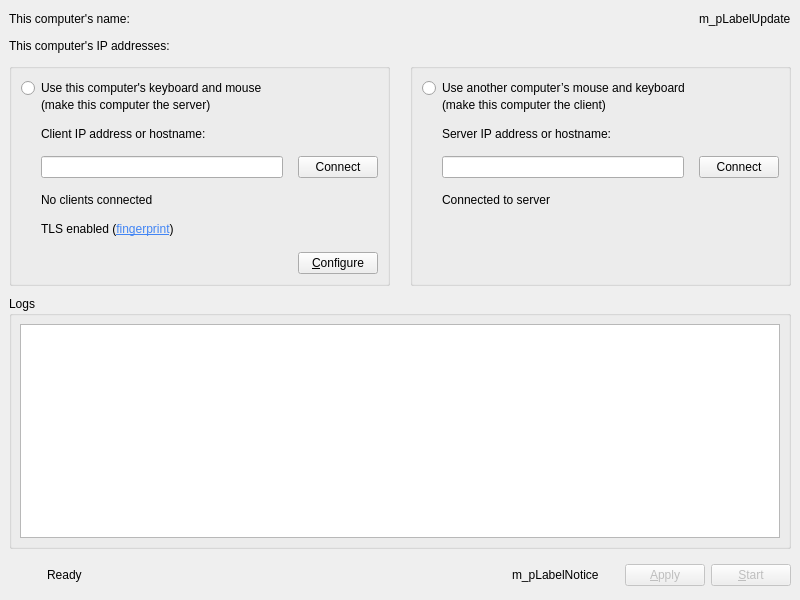
<?xml version="1.0" encoding="UTF-8"?>
<ui version="4.0">
 <class>MainWindow</class>
 <widget class="QMainWindow" name="MainWindow">
  <property name="geometry">
   <rect>
    <x>0</x>
    <y>0</y>
    <width>800</width>
    <height>600</height>
   </rect>
  </property>
  <property name="sizePolicy">
   <sizepolicy hsizetype="Fixed" vsizetype="Preferred">
    <horstretch>0</horstretch>
    <verstretch>0</verstretch>
   </sizepolicy>
  </property>
  <property name="minimumSize">
   <size>
    <width>750</width>
    <height>550</height>
   </size>
  </property>
  <property name="windowTitle">
   <string>Deskflow</string>
  </property>
  <widget class="QWidget" name="m_pWidgetTopLevel">
   <layout class="QVBoxLayout" name="verticalLayout_7">
    <property name="spacing">
     <number>10</number>
    </property>
    <item>
     <layout class="QHBoxLayout" name="m_layoutName">
      <item>
       <widget class="QLabel" name="m_pLabelComputerName">
        <property name="text">
         <string notr="true">This computer's name:</string>
        </property>
       </widget>
      </item>
      <item>
       <spacer name="m_pSpacerUpdate">
        <property name="orientation">
         <enum>Qt::Horizontal</enum>
        </property>
        <property name="sizeHint" stdset="0">
         <size>
          <width>20</width>
          <height>20</height>
         </size>
        </property>
       </spacer>
      </item>
      <item>
       <widget class="QLabel" name="m_pLabelUpdate">
        <property name="text">
         <string notr="true">m_pLabelUpdate</string>
        </property>
        <property name="openExternalLinks">
         <bool>true</bool>
        </property>
       </widget>
      </item>
     </layout>
    </item>
    <item>
     <widget class="QLabel" name="m_pLabelIpAddresses">
      <property name="toolTip">
       <string>&lt;html&gt;&lt;head/&gt;&lt;body&gt;&lt;p&gt;The highlighted IP is the one we think you should use. The server listens on all IPs, so the other IPs may work as well.&lt;/p&gt;&lt;/body&gt;&lt;/html&gt;</string>
      </property>
      <property name="text">
       <string notr="true">This computer's IP addresses:</string>
      </property>
     </widget>
    </item>
    <item>
     <widget class="QWidget" name="m_pWidgetModes" native="true">
      <property name="sizePolicy">
       <sizepolicy hsizetype="Preferred" vsizetype="Fixed">
        <horstretch>0</horstretch>
        <verstretch>0</verstretch>
       </sizepolicy>
      </property>
      <layout class="QHBoxLayout" name="horizontalLayout_8">
       <property name="spacing">
        <number>20</number>
       </property>
       <property name="leftMargin">
        <number>0</number>
       </property>
       <property name="topMargin">
        <number>0</number>
       </property>
       <property name="rightMargin">
        <number>0</number>
       </property>
       <property name="bottomMargin">
        <number>0</number>
       </property>
       <item>
        <widget class="QGroupBox" name="m_pGroupServer">
         <property name="sizePolicy">
          <sizepolicy hsizetype="Expanding" vsizetype="Preferred">
           <horstretch>0</horstretch>
           <verstretch>0</verstretch>
          </sizepolicy>
         </property>
         <layout class="QVBoxLayout" name="verticalLayout">
          <property name="spacing">
           <number>15</number>
          </property>
          <item alignment="Qt::AlignTop">
           <widget class="QWidget" name="m_pWidgetServerRadio" native="true">
            <property name="sizePolicy">
             <sizepolicy hsizetype="Preferred" vsizetype="Fixed">
              <horstretch>0</horstretch>
              <verstretch>0</verstretch>
             </sizepolicy>
            </property>
            <layout class="QVBoxLayout" name="verticalLayout_3">
             <property name="spacing">
              <number>0</number>
             </property>
             <property name="leftMargin">
              <number>0</number>
             </property>
             <property name="topMargin">
              <number>0</number>
             </property>
             <property name="rightMargin">
              <number>0</number>
             </property>
             <property name="bottomMargin">
              <number>0</number>
             </property>
             <item>
              <widget class="QRadioButton" name="m_pRadioGroupServer">
               <property name="text">
                <string>Use this computer's keyboard and mouse</string>
               </property>
              </widget>
             </item>
             <item>
              <widget class="QLabel" name="label">
               <property name="text">
                <string>(make this computer the server)</string>
               </property>
               <property name="indent">
                <number>20</number>
               </property>
              </widget>
             </item>
            </layout>
           </widget>
          </item>
          <item alignment="Qt::AlignTop">
           <widget class="QWidget" name="m_pWidgetServer" native="true">
            <layout class="QVBoxLayout" name="m_pLayoutServer">
             <property name="spacing">
              <number>15</number>
             </property>
             <property name="leftMargin">
              <number>0</number>
             </property>
             <property name="topMargin">
              <number>0</number>
             </property>
             <property name="rightMargin">
              <number>0</number>
             </property>
             <property name="bottomMargin">
              <number>0</number>
             </property>
             <item>
              <widget class="QWidget" name="m_pWidgetServerInput" native="true">
               <layout class="QVBoxLayout" name="m_pLayoutServerInverse">
                <property name="spacing">
                 <number>15</number>
                </property>
                <property name="leftMargin">
                 <number>0</number>
                </property>
                <property name="topMargin">
                 <number>0</number>
                </property>
                <property name="rightMargin">
                 <number>0</number>
                </property>
                <property name="bottomMargin">
                 <number>0</number>
                </property>
                <item>
                 <widget class="QLabel" name="m_pLabelClientIp">
                  <property name="text">
                   <string>Client IP address or hostname:</string>
                  </property>
                  <property name="indent">
                   <number>20</number>
                  </property>
                 </widget>
                </item>
                <item>
                 <layout class="QHBoxLayout" name="horizontalLayout_3">
                  <property name="leftMargin">
                   <number>20</number>
                  </property>
                  <item>
                   <widget class="QLineEdit" name="lineClientIp"/>
                  </item>
                  <item>
                   <widget class="QPushButton" name="btnConnectToClient">
                    <property name="text">
                     <string>Connect</string>
                    </property>
                   </widget>
                  </item>
                 </layout>
                </item>
               </layout>
              </widget>
             </item>
             <item>
              <widget class="deskflow::gui::widgets::ServerStateLabel" name="m_pLabelServerState">
               <property name="text">
                <string>No clients connected</string>
               </property>
               <property name="indent">
                <number>20</number>
               </property>
              </widget>
             </item>
             <item>
              <widget class="QLabel" name="m_pLabelFingerprint">
               <property name="text">
                <string>&lt;html&gt;&lt;head/&gt;&lt;body&gt;&lt;p&gt;TLS enabled (&lt;a href=&quot;#&quot;&gt;&lt;span style=&quot; text-decoration: underline; color:#4285f4;&quot;&gt;fingerprint&lt;/span&gt;&lt;/a&gt;)&lt;/p&gt;&lt;/body&gt;&lt;/html&gt;</string>
               </property>
               <property name="textFormat">
                <enum>Qt::RichText</enum>
               </property>
               <property name="indent">
                <number>20</number>
               </property>
              </widget>
             </item>
             <item>
              <spacer name="verticalSpacer_2">
               <property name="orientation">
                <enum>Qt::Vertical</enum>
               </property>
               <property name="sizeHint" stdset="0">
                <size>
                 <width>20</width>
                 <height>1</height>
                </size>
               </property>
              </spacer>
             </item>
             <item>
              <layout class="QHBoxLayout" name="horizontalLayout_4">
               <item>
                <spacer name="spacer_2">
                 <property name="orientation">
                  <enum>Qt::Horizontal</enum>
                 </property>
                 <property name="sizeHint" stdset="0">
                  <size>
                   <width>20</width>
                   <height>20</height>
                  </size>
                 </property>
                </spacer>
               </item>
               <item>
                <widget class="QPushButton" name="btnConfigureServer">
                 <property name="text">
                  <string>&amp;Configure</string>
                 </property>
                </widget>
               </item>
              </layout>
             </item>
            </layout>
           </widget>
          </item>
         </layout>
        </widget>
       </item>
       <item>
        <widget class="QGroupBox" name="m_pGroupClient">
         <property name="sizePolicy">
          <sizepolicy hsizetype="Expanding" vsizetype="Preferred">
           <horstretch>0</horstretch>
           <verstretch>0</verstretch>
          </sizepolicy>
         </property>
         <layout class="QVBoxLayout" name="verticalLayout_5">
          <property name="spacing">
           <number>15</number>
          </property>
          <item alignment="Qt::AlignTop">
           <widget class="QWidget" name="m_pWidgetClientRadio" native="true">
            <property name="sizePolicy">
             <sizepolicy hsizetype="Preferred" vsizetype="Fixed">
              <horstretch>0</horstretch>
              <verstretch>0</verstretch>
             </sizepolicy>
            </property>
            <layout class="QVBoxLayout" name="verticalLayout_6">
             <property name="spacing">
              <number>0</number>
             </property>
             <property name="leftMargin">
              <number>0</number>
             </property>
             <property name="topMargin">
              <number>0</number>
             </property>
             <property name="rightMargin">
              <number>0</number>
             </property>
             <property name="bottomMargin">
              <number>0</number>
             </property>
             <item>
              <widget class="QRadioButton" name="m_pRadioGroupClient">
               <property name="text">
                <string>Use another computer’s mouse and keyboard</string>
               </property>
              </widget>
             </item>
             <item>
              <widget class="QLabel" name="label_2">
               <property name="text">
                <string>(make this computer the client)</string>
               </property>
               <property name="indent">
                <number>20</number>
               </property>
              </widget>
             </item>
            </layout>
           </widget>
          </item>
          <item alignment="Qt::AlignTop">
           <widget class="QWidget" name="m_pWidgetClientInput" native="true">
            <layout class="QVBoxLayout" name="m_pLayoutClient">
             <property name="spacing">
              <number>15</number>
             </property>
             <property name="leftMargin">
              <number>0</number>
             </property>
             <property name="topMargin">
              <number>0</number>
             </property>
             <property name="rightMargin">
              <number>0</number>
             </property>
             <property name="bottomMargin">
              <number>0</number>
             </property>
             <item>
              <widget class="QLabel" name="m_pLabelServerName">
               <property name="text">
                <string>Server IP address or hostname:</string>
               </property>
               <property name="indent">
                <number>20</number>
               </property>
              </widget>
             </item>
             <item>
              <layout class="QHBoxLayout" name="horizontalLayout_2">
               <property name="leftMargin">
                <number>20</number>
               </property>
               <item>
                <widget class="QLineEdit" name="lineHostname">
                 <property name="minimumSize">
                  <size>
                   <width>0</width>
                   <height>0</height>
                  </size>
                 </property>
                 <property name="toolTip">
                  <string>Hostname or IP address of the server computer.</string>
                 </property>
                </widget>
               </item>
               <item>
                <widget class="QPushButton" name="btnConnect">
                 <property name="text">
                  <string>Connect</string>
                 </property>
                </widget>
               </item>
              </layout>
             </item>
             <item>
              <widget class="deskflow::gui::widgets::ClientStateLabel" name="m_pLabelClientState">
               <property name="text">
                <string>Connected to server</string>
               </property>
               <property name="indent">
                <number>20</number>
               </property>
              </widget>
             </item>
            </layout>
           </widget>
          </item>
          <item>
           <spacer name="verticalSpacer">
            <property name="orientation">
             <enum>Qt::Vertical</enum>
            </property>
            <property name="sizeHint" stdset="0">
             <size>
              <width>20</width>
              <height>1</height>
             </size>
            </property>
           </spacer>
          </item>
         </layout>
        </widget>
       </item>
      </layout>
     </widget>
    </item>
    <item>
     <widget class="QGroupBox" name="m_pGroupLog">
      <property name="minimumSize">
       <size>
        <width>0</width>
        <height>0</height>
       </size>
      </property>
      <property name="title">
       <string>Logs</string>
      </property>
      <layout class="QVBoxLayout" name="verticalLayout_4">
       <property name="leftMargin">
        <number>8</number>
       </property>
       <property name="topMargin">
        <number>8</number>
       </property>
       <property name="rightMargin">
        <number>8</number>
       </property>
       <property name="bottomMargin">
        <number>8</number>
       </property>
       <item>
        <widget class="QPlainTextEdit" name="m_pLogOutput">
         <property name="sizePolicy">
          <sizepolicy hsizetype="Expanding" vsizetype="Expanding">
           <horstretch>0</horstretch>
           <verstretch>0</verstretch>
          </sizepolicy>
         </property>
         <property name="font">
          <font>
           <family>Courier</family>
           <kerning>true</kerning>
          </font>
         </property>
         <property name="undoRedoEnabled">
          <bool>false</bool>
         </property>
         <property name="lineWrapMode">
          <enum>QPlainTextEdit::NoWrap</enum>
         </property>
         <property name="readOnly">
          <bool>true</bool>
         </property>
         <property name="maximumBlockCount">
          <number>10000</number>
         </property>
        </widget>
       </item>
      </layout>
     </widget>
    </item>
    <item>
     <layout class="QHBoxLayout" name="m_pLayoutActions">
      <property name="spacing">
       <number>6</number>
      </property>
      <property name="sizeConstraint">
       <enum>QLayout::SetDefaultConstraint</enum>
      </property>
      <item>
       <widget class="QLabel" name="m_pLabelPadlock">
        <property name="enabled">
         <bool>true</bool>
        </property>
        <property name="text">
         <string/>
        </property>
        <property name="pixmap">
         <pixmap resource="../../../../res/gui/deskflow.qrc">:/icons/64x64/padlock.png</pixmap>
        </property>
        <property name="minimumSize">
         <size>
          <width>32</width>
          <height>32</height>
         </size>
        </property>
        <property name="maximumSize">
         <size>
          <width>32</width>
          <height>32</height>
         </size>
        </property>
        <property name="scaledContents">
         <bool>true</bool>
        </property>
      </widget>
      </item>
      <item>
       <widget class="QLabel" name="m_pStatusLabel">
        <property name="text">
         <string>Ready</string>
        </property>
       </widget>
      </item>
      <item>
       <spacer name="spacer">
        <property name="orientation">
         <enum>Qt::Horizontal</enum>
        </property>
        <property name="sizeHint" stdset="0">
         <size>
          <width>40</width>
          <height>20</height>
         </size>
        </property>
       </spacer>
      </item>
      <item>
       <widget class="QLabel" name="m_pLabelNotice">
        <property name="autoFillBackground">
         <bool>false</bool>
        </property>
        <property name="text">
         <string notr="true">m_pLabelNotice</string>
        </property>
        <property name="alignment">
         <set>Qt::AlignLeading|Qt::AlignLeft|Qt::AlignVCenter</set>
        </property>
        <property name="margin">
         <number>0</number>
        </property>
        <property name="openExternalLinks">
         <bool>true</bool>
        </property>
       </widget>
      </item>
      <item>
       <spacer name="horizontalSpacer">
        <property name="orientation">
         <enum>Qt::Horizontal</enum>
        </property>
        <property name="sizeType">
         <enum>QSizePolicy::Fixed</enum>
        </property>
        <property name="sizeHint" stdset="0">
         <size>
          <width>20</width>
          <height>20</height>
         </size>
        </property>
       </spacer>
      </item>
      <item>
       <widget class="QPushButton" name="btnApplySettings">
        <property name="enabled">
         <bool>false</bool>
        </property>
        <property name="text">
         <string>&amp;Apply</string>
        </property>
       </widget>
      </item>
      <item>
       <widget class="QPushButton" name="btnToggleCore">
        <property name="enabled">
         <bool>false</bool>
        </property>
        <property name="text">
         <string>&amp;Start</string>
        </property>
       </widget>
      </item>
     </layout>
    </item>
   </layout>
  </widget>
 </widget>
 <customwidgets>
  <customwidget>
   <class>deskflow::gui::widgets::ServerStateLabel</class>
   <extends>QLabel</extends>
   <header>widgets/ServerStateLabel.h</header>
  </customwidget>
  <customwidget>
   <class>deskflow::gui::widgets::ClientStateLabel</class>
   <extends>QLabel</extends>
   <header>widgets/ClientStateLabel.h</header>
  </customwidget>
 </customwidgets>
 <tabstops>
  <tabstop>m_pRadioGroupServer</tabstop>
  <tabstop>m_pRadioGroupClient</tabstop>
  <tabstop>lineClientIp</tabstop>
  <tabstop>btnConnectToClient</tabstop>
  <tabstop>m_pButtonConfigureServer</tabstop>
  <tabstop>lineHostname</tabstop>
  <tabstop>btnConnect</tabstop>
  <tabstop>m_pLogOutput</tabstop>
  <tabstop>btnApplySettings</tabstop>
  <tabstop>btnToggleCore</tabstop>
 </tabstops>
</ui>
